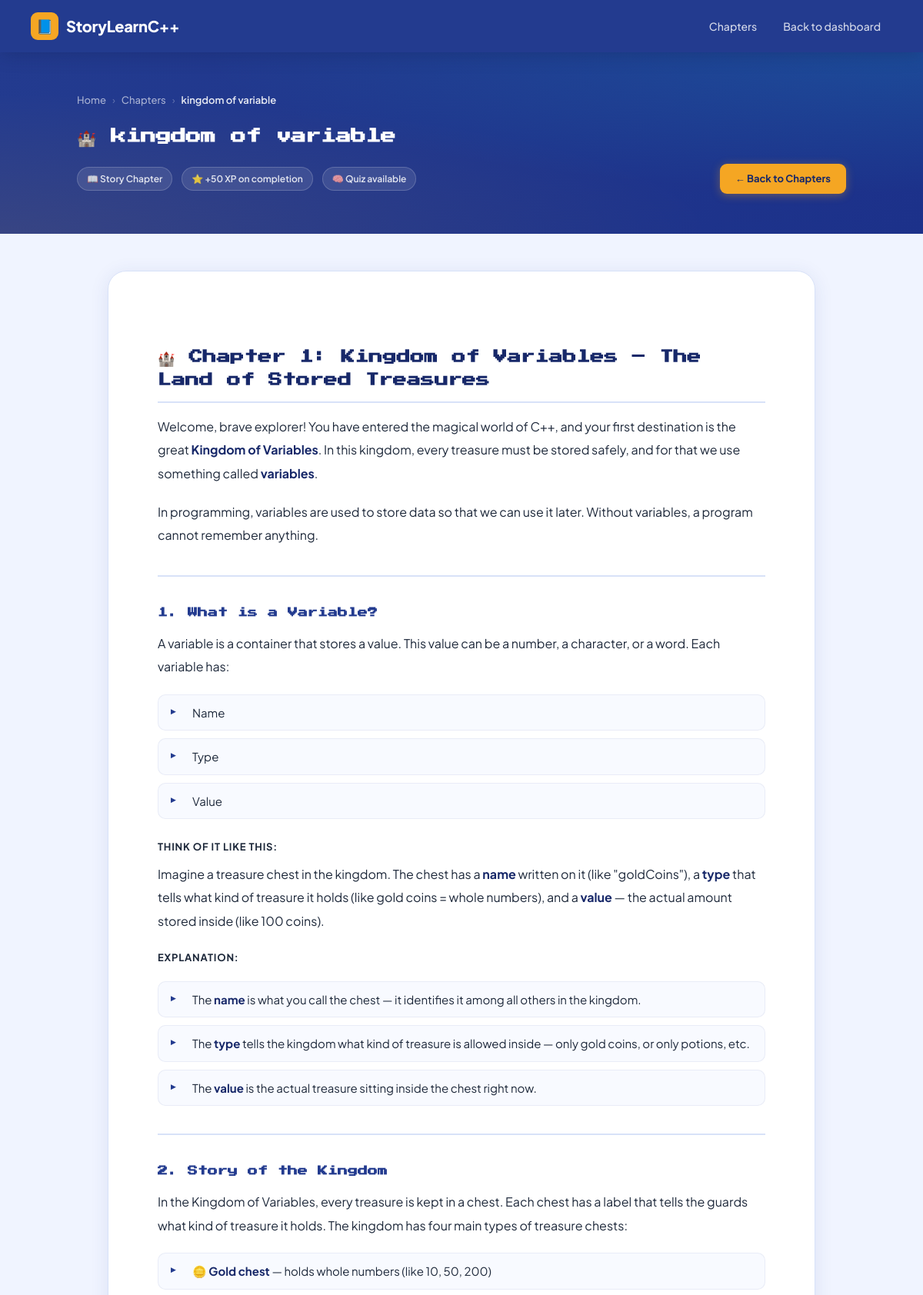
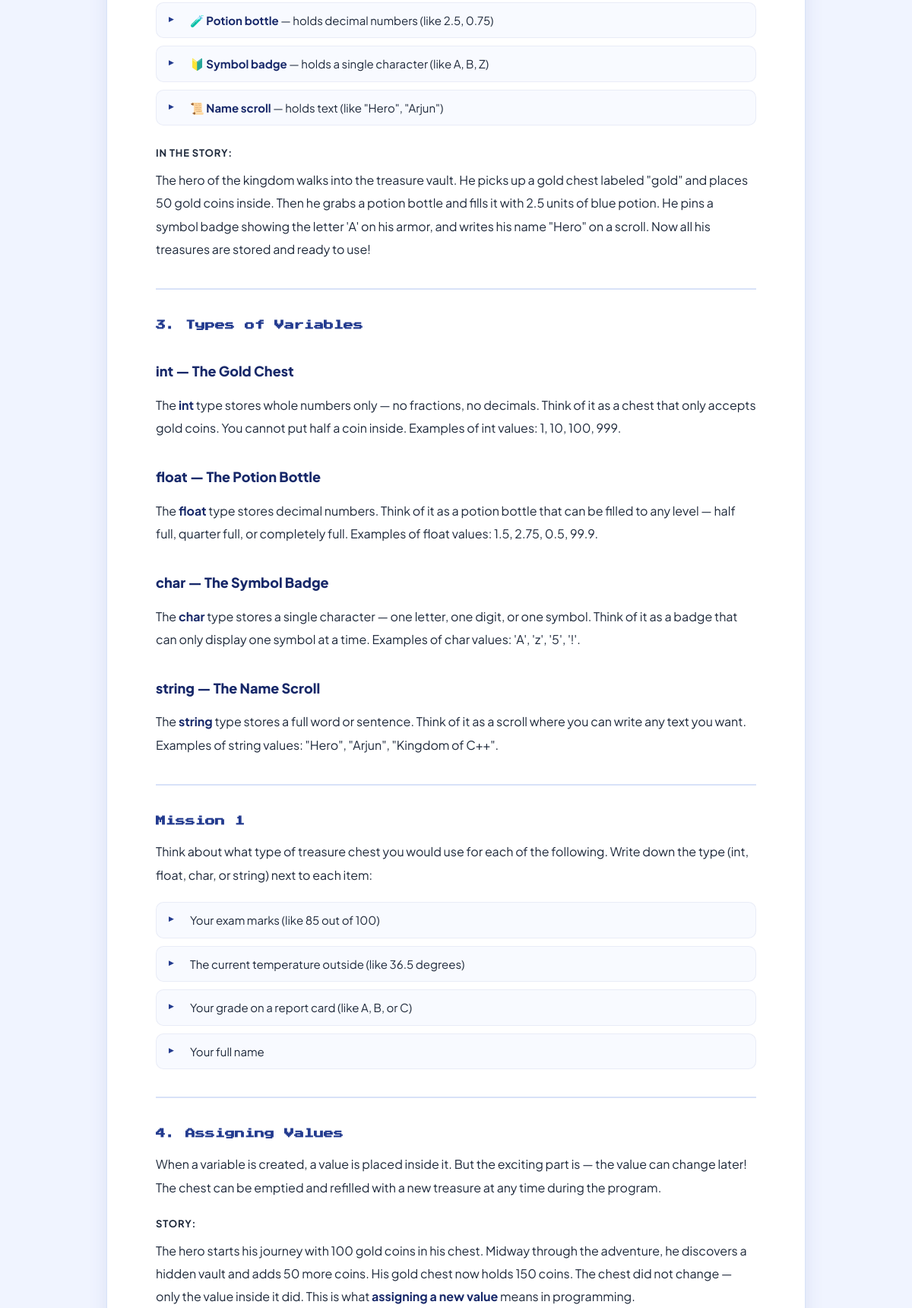
/learning/chapter/1/ (signed in, upper part), run on the app's committed database (2 pictures, top to bottom).
### learning/models.py (models this page shows, shortened)
class Chapter(models.Model):
    title = models.CharField(max_length=255)
    content = models.TextField()
    order = models.PositiveIntegerField()
    is_locked = models.BooleanField(default=True)
    image = models.ImageField(upload_to='chapter_images/', blank=True, null=True)

### learning/views.py (the view)
# urls.py: path('chapter/<int:pk>/', views.chapter_detail, name="chapter_detail"),
@login_required
def chapter_detail(request, pk):
    chapter = get_object_or_404(Chapter, pk=pk)
    completed_chapters = UserChapterCompletion.objects.filter(user=request.user).values_list('chapter__order', flat=True)
    can_access = chapter.order == 1 or (chapter.order - 1) in completed_chapters
    if not can_access:
        return HttpResponse("This chapter is locked. Complete the previous chapter first.", status=403)
    return render(request, "learning/chapter_detail.html", {"chapter": chapter})

### learning/templates/learning/chapter_detail.html (shortened to what this page needs)
{% load static %}
<!DOCTYPE html>
<html lang="en">
<head>
</head>
<body>
<header>
  <div class="navbar">
    <a href="#" class="logo">
      <div class="logo-icon">📘</div>
      StoryLearnC++
    </a>
    <div class="nav-links">
      <a href="{% url 'learning:chapter_list' %}">Chapters</a>
      <a href="{% url 'accounts:dashboard' %}">Back to dashboard</a>
    </div>
  </div>
</header>
<div class="chapter-hero">
  <div class="chapter-hero-inner">
    <div class="chapter-breadcrumb">
      <a href="{% url 'accounts:landing' %}">Home</a>
      <span class="sep">›</span>
      <a href="{% url 'learning:chapter_list' %}">Chapters</a>
      <span class="sep">›</span>
      <span class="current">{{ chapter.title }}</span>
    </div>
    <h1>🏰 {{ chapter.title }}</h1>
    <div class="chapter-hero-meta">
      <span class="hero-badge">📖 Story Chapter</span>
      <span class="hero-badge">⭐ +50 XP on completion</span>
      <span class="hero-badge">🧠 Quiz available</span>
      <a href="{% url 'learning:chapter_list' %}" class="back-btn">← Back to Chapters</a>
    </div>
  </div>
</div>
<div class="main-content">
  <div class="content-card">
    <div class="chapter-content" id="chapterContent">
      {{ chapter.content|safe }}
    </div>
  </div>
</div>
</body>
</html>

### data on the page
Chapter: title "kingdom of variable", content "🏰 Chapter 1: Kingdom of Variables – The Land of Stored Treasures Welcome, brave explorer! You have entered the magical world of C++, and your first destination is the great Kingdom of Variables . In this kingdom, every treasure must be stored safely, and for that we use something called variables . In programming, variables are used to store data so that we can use it later. Without variables, a program cannot remember anything. 1. What is a Variable? A variable is a container that stores a value. This value can be a number, a character, or a word. Each variable has: Name Type Value THINK OF IT LIKE THIS: Imagine a treasure chest in the kingdom. The chest has a name written on it (like…"
